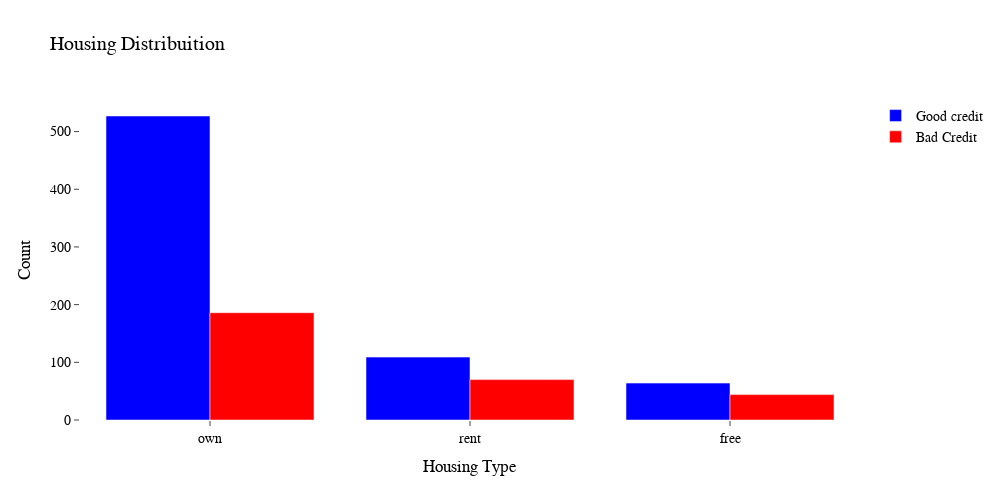

Here is the notebook cell this chart was saved with:
### Code cell
#First plot
trace0 = go.Bar(
    x = df_credit[df_credit["Risk"]== 'good']["Housing"].value_counts().index.values,
    y = df_credit[df_credit["Risk"]== 'good']["Housing"].value_counts().values,
    name='Good credit',
    marker=dict(
        color='blue' # blue color
    )
)

#Second plot
trace1 = go.Bar(
    x = df_credit[df_credit["Risk"]== 'bad']["Housing"].value_counts().index.values,
    y = df_credit[df_credit["Risk"]== 'bad']["Housing"].value_counts().values,
    name="Bad Credit",
    marker=dict(
        color='red' # red color
    )
)

data = [trace0, trace1]

layout = go.Layout(
    title='Housing Distribuition',
    width=1000,
    height=500,
    template="simple_white",
    xaxis=dict(
        title='Housing Type',
        showgrid=False,
        zeroline=False,
        showline=False
    ),
    yaxis=dict(
        title='Count',
        showgrid=False,
        zeroline=False,
        showline=False
    ),
    font=dict(
        family='Arial, sans-serif',
        size=14,
        color='black'
    )
)

fig = go.Figure(data=data, layout=layout)
fig.show()

### Figure 1 — Plotly figure (JSON) as saved in the notebook; plotly's stock layout.template omitted (floating-point values rounded to 4 significant figures)
{"data": [{"marker": {"color": "blue"}, "name": "Good credit", "type": "bar", "x": ["own", "rent", "free"], "y": [527, 109, 64]}, {"marker": {"color": "red"}, "name": "Bad Credit", "type": "bar", "x": ["own", "rent", "free"], "y": [186, 70, 44]}], "layout": {"font": {"color": "black", "family": "Arial, sans-serif", "size": 14}, "height": 500, "title": {"text": "Housing Distribuition"}, "width": 1000, "xaxis": {"showgrid": false, "showline": false, "title": {"text": "Housing Type"}, "zeroline": false}, "yaxis": {"showgrid": false, "showline": false, "title": {"text": "Count"}, "zeroline": false}}}
